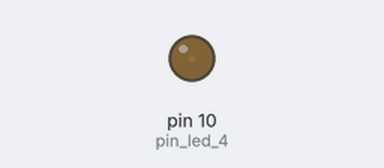
Recording of a sketch running on a simulated Arduino Uno, built with avr-gcc and run on an emulated ATmega328P. On the bench: output pins drawn as LEDs (lit = HIGH).

Above: at 0.05 s.
At 1.35 s:
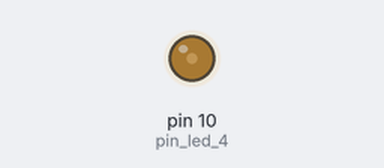
At 2.7 s:
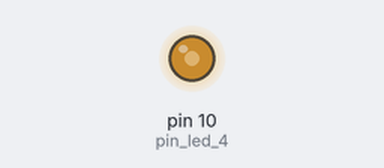
At 5.4 s:
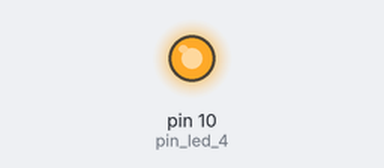
Timing chart, 0 to 7.0 s (numbered marks = the images above):
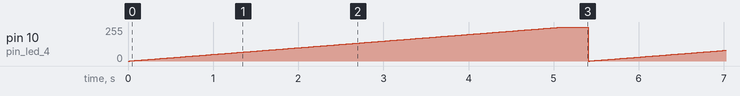

Measured:
- by itself, pin 10 (pin_led_4): ramps from 0/255 to 254/255 and jumps back, once every 5.4 s

The sketch:

Semaforo.ino
```cpp
#define pin_led_4 10


void setup() {

 pinMode(pin_led_4, OUTPUT);
}

void loop() {
 for(int i =0; i<255;i++){
  analogWrite(pin_led_4,i);
  delay(20);
 }
 delay(300);
}
```
